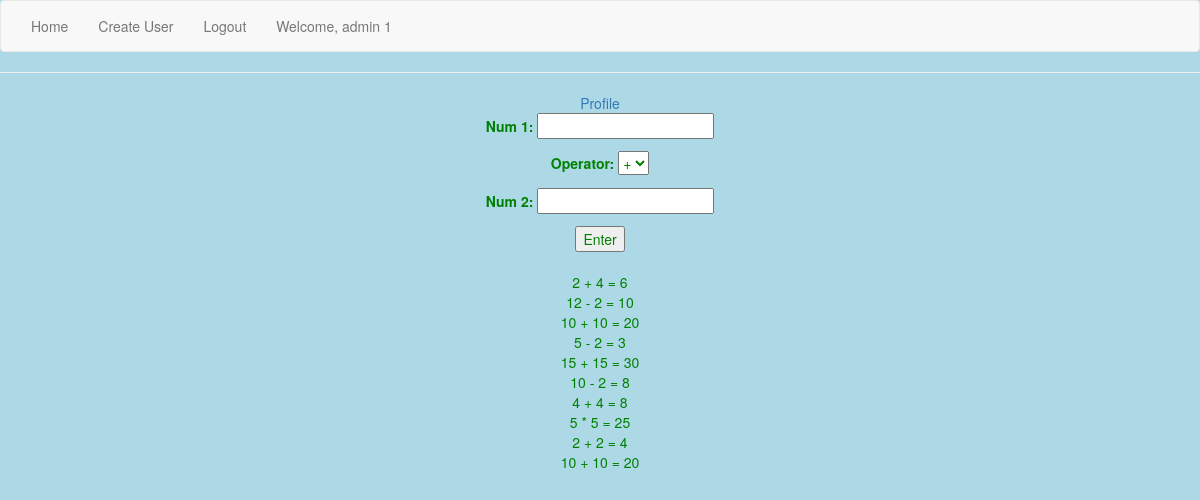
The app's page / (signed in) with its own data.
### app/models.py (models this page shows, shortened)
class Operation(models.Model):
    created_by = models.ForeignKey('auth.User')
    created = models.DateTimeField(auto_now_add=True)
    num_1 = models.SmallIntegerField()
    operator = models.CharField(max_length=1, choices=OPERATORS, default='+')
    num_2 = models.SmallIntegerField()
    answer = models.SmallIntegerField()
    @property
    def get_answer(self):
        return "{} {} {} = {}".format(self.num_1, self.operator, self.num_2, self.answer)
    class Meta:
        ordering = ("-created", )

### app/views.py (the view, shortened to what this page needs)
# urls.py: url(r'^$', OperationCreateView.as_view(), name="operation_create_view"),
class OperationCreateView(CreateView):
    model = Operation
    success_url = "/"
    fields = ('num_1', "operator", "num_2")
    def get_context_data(self):
        context = super().get_context_data()
        context["operation"] = Operation.objects.all()
        return context

### app/models.py (called while the page is built)
    @property
    def is_owner(self):
        return self.access_level == 'o'

### templates/app/operation_form.html (shortened to what this page needs)
{% extends 'base.html' %}
{% block content %}
{% if request.user.is_authenticated %}
<a href="{% url 'profile_view' request.user.id %}">Profile</a>
  <form class="" action="" method="post">
    {{ form.as_p }}
  <input type="submit" name="" value="Enter">
  </form>
  {% for answer in operation %}
    {% if request.user == answer.created_by or request.user.profile.is_owner %}
    <br>
    {{answer.num_1}} {{answer.operator}} {{answer.num_2}} = {{answer.answer}}
    {% endif %}
    {% endfor %}
{% else %}
<h1>Please login </h1>
{% endif %}
{% endblock %}

### templates/base.html (shortened to what this page needs)
{% load staticfiles %}
<!DOCTYPE html>
<html>
  <head>
    <link rel="stylesheet" href="{% static 'css/bootstrap.css' %}" media="screen" title="no title">
  </head>
  <body>
    <div class="navbar navbar-default">
      <div class="container-fluid">
        <div class="nav navbar-nav">
          <li><a href="{% url 'operation_create_view' %}">Home</a></li>
          <li><a href="{% url 'user_create_view' %}">Create User</a></li>
          {% if not request.user.is_authenticated %}
          <li><a href="{% url 'login' %}">Login</a></li>
          {% else %}
          <li><a href="{% url 'logout' %}?next={% url 'operation_create_view' %}"> Logout </a></li>
          <li><a href="#">Welcome, {{request.user}} {{request.user.id}}</a></li>
          {% endif %}
        </div>
      </div>
    </div>
      <hr>
    {% block content %}
    {% endblock %}
  </body>
</html>

### templates/base.html (style rules this page uses)
body { background-color: lightblue; text-align: center; color: green; }

### records on screen
Operation: num_1 "2", operator "+", num_2 "4", answer "6"
Operation: num_1 "12", operator "-", num_2 "2", answer "10"
Operation: num_1 "10", operator "+", num_2 "10", answer "20"
Operation: num_1 "5", operator "-", num_2 "2", answer "3"
Operation: num_1 "15", operator "+", num_2 "15", answer "30"
Operation: num_1 "10", operator "-", num_2 "2", answer "8"
Operation: num_1 "4", operator "+", num_2 "4", answer "8"
Operation: num_1 "5", operator "*", num_2 "5", answer "25"
Operation: num_1 "2", operator "+", num_2 "2", answer "4"
Operation: num_1 "10", operator "+", num_2 "10", answer "20"

### other values on screen
{{ request.user }} "admin"
{{ request.user.id }} "1"
